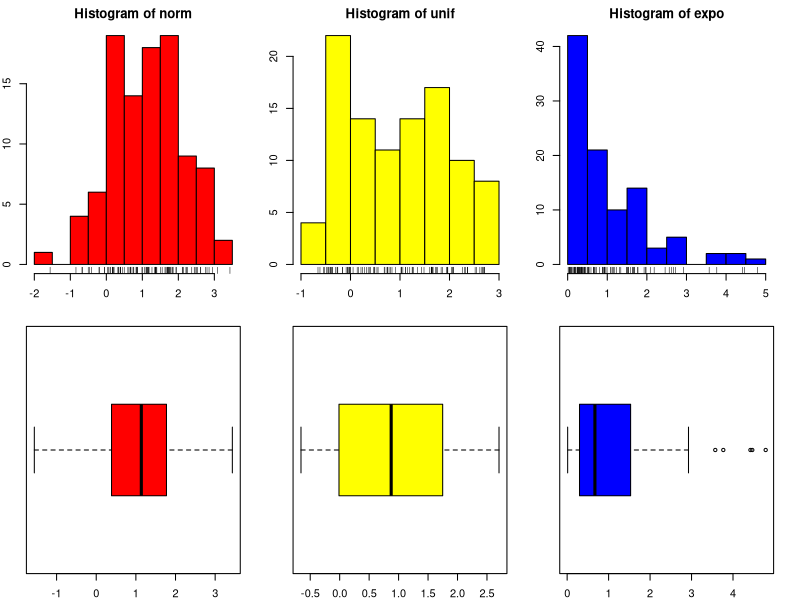

The R script that drew this image:
#3월27일 과제

#Figure 7과 같은 그림

?rnorm
norm<-rnorm(100, mean = 1, sd = 1)
norm
?runif
x_min<-1-sqrt(3)
x_min
x_max<-1+sqrt(3)
x_max
unif<-runif(100, min = x_min , max = x_max)
unif
?rexp
expo<-rexp(100, rate = 1)
expo
?par
oldpar<-par(mfcol=c(2,3), mar=rep(2,4))
hist(norm, col="red"); rug(norm)
boxplot(norm, horizontal=T, col="red")
hist(unif, col="yellow"); rug(unif)
boxplot(unif, horizontal=T, col="yellow")
hist(expo, col="blue"); rug(expo)
boxplot(expo, horizontal=T, col="blue")
par(oldpar)